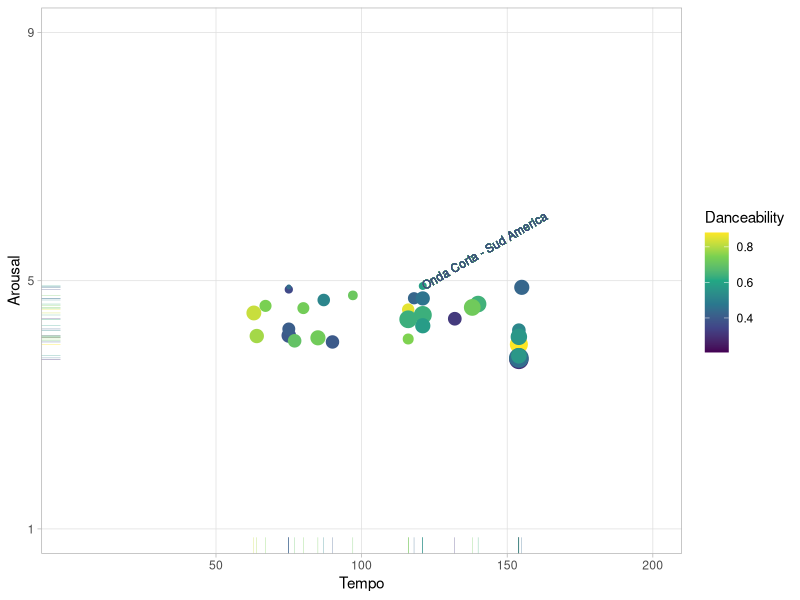

The R source for this figure:
library(ggplot2)

aisc2024 <- read.csv("aisc.csv", header = TRUE)

aisc2024 |>                   # Start with the data
  ggplot(                     # Set up the plot.
    aes(
      x = tempo,
      y = arousal,
      size = instrumentalness,
      colour = danceability
    )
  ) +
  geom_point() +              # Scatter plot.
  geom_rug(linewidth = 0.1) + # Add 'fringes' to show data distribution.
  geom_text(                  # Add text labels from above.
    x = 121,
    y = 4.91,
    label = "Onda Corta - Sud America",
    size = 3,                 # Override size (not loudness here).
    hjust = "left",           # Align left side of label with the point.
    vjust = "center",         # Align vertical centre of label with the point.
    angle = 30                # Rotate the text label
  ) +
  scale_x_continuous(         # Fine-tune the x axis.
    limits = c(0, 200),
    breaks = c(50, 100, 150, 200), # Specify grid lines
    minor_breaks = NULL       # Remove 'minor' grid lines.
  ) +
  scale_y_continuous(         # Fine-tune the y axis in the same way.
    limits = c(1, 9),
    breaks = c(1, 5, 9),
    minor_breaks = NULL
  ) +
  scale_colour_viridis_c() +  # Use the popular viridis colour palette.
  scale_size_continuous(      # Fine-tune the sizes of each point.
    trans = "exp",            # Use an exp transformation to emphasise loud..
    guide = "none"            # Remove the legend for size.
  ) +
  theme_light() +             # Use a simpler theme.
  labs(                       # Make the titles nice.
    x = "Tempo",
    y = "Arousal",
    colour = "Danceability"
  )

